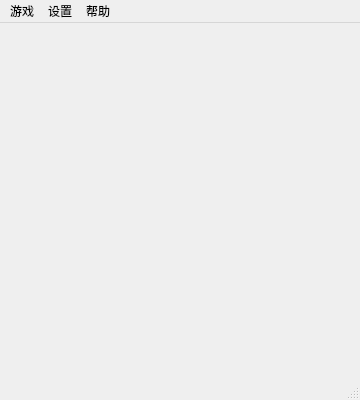
<?xml version="1.0" encoding="UTF-8"?>
<ui version="4.0">
 <class>GameWindowClass</class>
 <widget class="QMainWindow" name="GameWindowClass">
  <property name="geometry">
   <rect>
    <x>0</x>
    <y>0</y>
    <width>360</width>
    <height>400</height>
   </rect>
  </property>
  <property name="windowTitle">
   <string>GameWindow</string>
  </property>
  <widget class="QWidget" name="centralWidget">
   <widget class="QWidget" name="widget" native="true">
    <property name="geometry">
     <rect>
      <x>0</x>
      <y>0</y>
      <width>360</width>
      <height>360</height>
     </rect>
    </property>
   </widget>
  </widget>
  <widget class="QMenuBar" name="menuBar">
   <property name="geometry">
    <rect>
     <x>0</x>
     <y>0</y>
     <width>360</width>
     <height>21</height>
    </rect>
   </property>
   <widget class="QMenu" name="menu">
    <property name="title">
     <string>游戏</string>
    </property>
    <addaction name="actionNewGame"/>
    <addaction name="separator"/>
    <addaction name="actionQuit"/>
   </widget>
   <widget class="QMenu" name="menu_2">
    <property name="title">
     <string>帮助</string>
    </property>
    <addaction name="actionGameRule"/>
    <addaction name="actionAbout"/>
   </widget>
   <widget class="QMenu" name="menuSetting">
    <property name="title">
     <string>设置</string>
    </property>
    <addaction name="actionAIMode"/>
    <addaction name="actionClassic"/>
    <addaction name="actionAnimation"/>
    <addaction name="separator"/>
    <addaction name="actionAIa"/>
    <addaction name="actionAILevel"/>
    <addaction name="separator"/>
    <addaction name="actionAIb"/>
   </widget>
   <addaction name="menu"/>
   <addaction name="menuSetting"/>
   <addaction name="menu_2"/>
  </widget>
  <widget class="QStatusBar" name="statusBar"/>
  <action name="actionNewGame">
   <property name="text">
    <string>新游戏</string>
   </property>
  </action>
  <action name="actionAbout">
   <property name="text">
    <string>关于</string>
   </property>
  </action>
  <action name="actionEndGame">
   <property name="text">
    <string>结束</string>
   </property>
  </action>
  <action name="actionQuit">
   <property name="text">
    <string>退出</string>
   </property>
  </action>
  <action name="actionAIMode">
   <property name="checkable">
    <bool>true</bool>
   </property>
   <property name="text">
    <string>AI模式</string>
   </property>
  </action>
  <action name="actionGameRule">
   <property name="text">
    <string>游戏规则</string>
   </property>
  </action>
  <action name="actionAnimation">
   <property name="checkable">
    <bool>true</bool>
   </property>
   <property name="text">
    <string>启用动画</string>
   </property>
  </action>
  <action name="actionClassic">
   <property name="checkable">
    <bool>true</bool>
   </property>
   <property name="text">
    <string>经典模式</string>
   </property>
  </action>
  <action name="actionAILevel">
   <property name="text">
    <string>AI等级</string>
   </property>
  </action>
  <action name="actionAIa">
   <property name="checkable">
    <bool>true</bool>
   </property>
   <property name="text">
    <string>AI1</string>
   </property>
  </action>
  <action name="actionAIb">
   <property name="checkable">
    <bool>true</bool>
   </property>
   <property name="text">
    <string>AI2</string>
   </property>
  </action>
 </widget>
 <layoutdefault spacing="6" margin="11"/>
 <resources>
  <include location="GameWindow.qrc"/>
 </resources>
 <connections/>
</ui>
